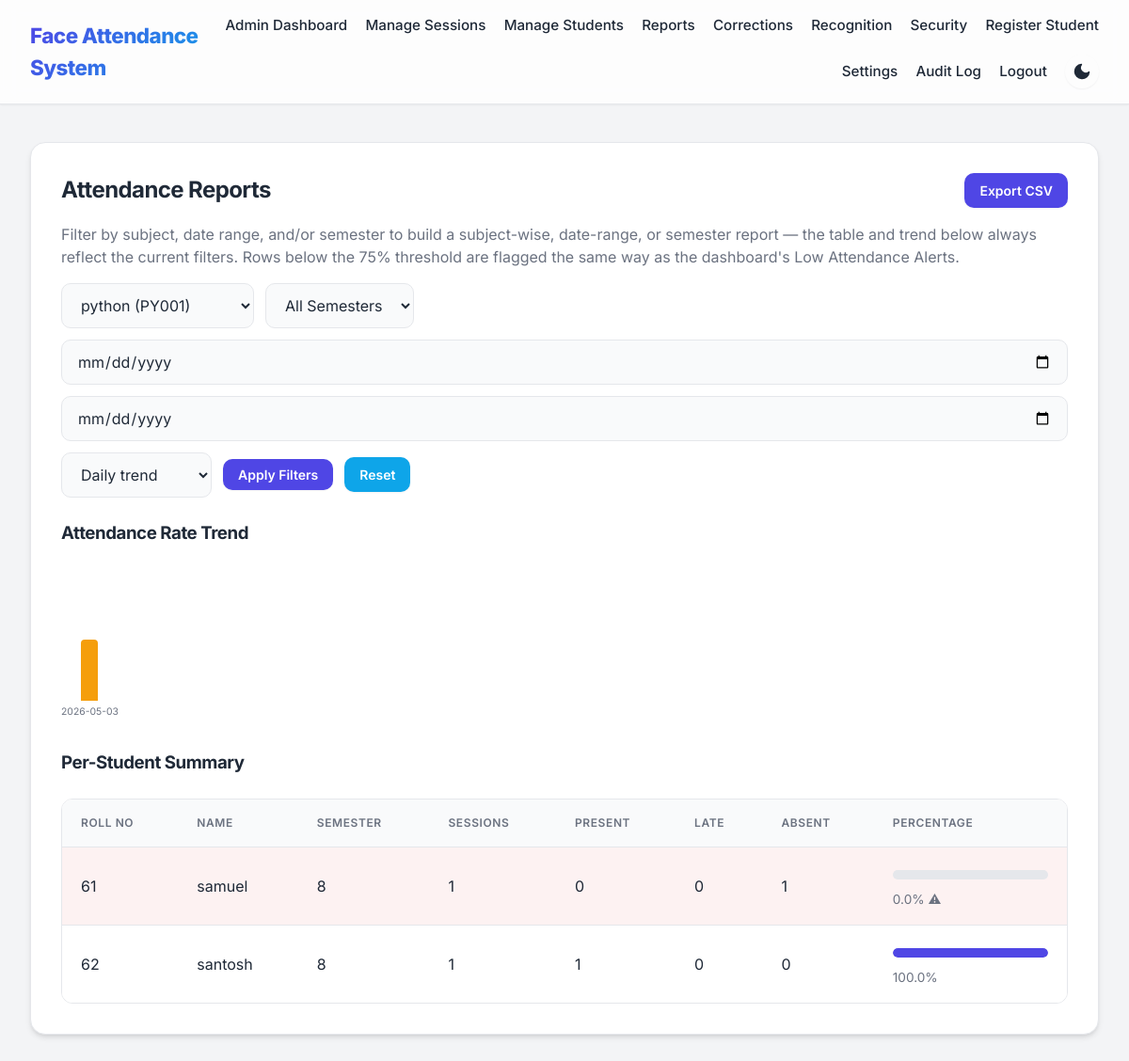
Page /admin/reports?subject_id=3 (signed in) on the committed database.
### tables this page shows
CREATE TABLE students(
        id INTEGER PRIMARY KEY,
        name TEXT,
        roll_no TEXT,
        branch TEXT,
        semester TEXT,
        photo_count INTEGER DEFAULT 0
    , password TEXT, attendance_security_failures INTEGER DEFAULT '0', attendance_locked_until TEXT);

### app.py (the view)
@app.route('/admin/reports')
def admin_reports():
    if not session.get('admin_user'):
        return redirect(url_for('login'))
    subjects = query_db('SELECT * FROM subjects ORDER BY name')
    semesters = [r['semester'] for r in query_db('SELECT DISTINCT semester FROM students WHERE semester IS NOT NULL ORDER BY semester')]
    subject_id = request.args.get('subject_id') or None
    semester = request.args.get('semester') or None
    granularity = request.args.get('granularity', 'day')
    if granularity not in ('day', 'week', 'month'):
        granularity = 'day'
    def _parse_input_date(field):
        raw = request.args.get(field)
        if not raw:
            return None
        try:
            return datetime.strptime(raw, '%Y-%m-%d').date()
        except ValueError:
            return None
    start_date = _parse_input_date('start_date')
    end_date = _parse_input_date('end_date')
    report_rows, trend = _compute_attendance_report(subject_id=subject_id, start_date=start_date, end_date=end_date,
                                                      semester=semester, trend_granularity=granularity)
    return render_template('admin_reports.html', report_rows=report_rows, trend=trend, subjects=subjects,
                            semesters=semesters, threshold=cfg.LOW_ATTENDANCE_THRESHOLD_PERCENT,
                            filters={
                                'subject_id': subject_id, 'semester': semester, 'granularity': granularity,
                                'start_date': request.args.get('start_date', ''), 'end_date': request.args.get('end_date', ''),
                            })

### app.py (called while the page is built, shortened)
@app.before_request
def _assign_request_id():
    inbound = request.headers.get(_REQUEST_ID_HEADER)
    if inbound and 0 < len(inbound) <= _MAX_INBOUND_REQUEST_ID_LEN:
        g.request_id = inbound
    else:
        g.request_id = uuid.uuid4().hex
    g.request_start_time = time.monotonic()

def get_db_connection():
    conn = sqlite3.connect(DATABASE_PATH)
    conn.row_factory = sqlite3.Row
    return conn

def query_db(query, args=(), one=False):
    conn = get_db_connection()
    cursor = conn.execute(query, args)
    rows = cursor.fetchall()
    conn.close()
    return rows[0] if one and rows else rows

def _record_request_metric(endpoint, method, status_code, duration_ms):
    status_class = f'{status_code // 100}xx'
    with _METRICS_LOCK:
        _metrics_http_requests_total[(endpoint or 'unknown', method, status_class)] += 1
        if duration_ms is not None:
            _metrics_http_request_duration_sum[endpoint or 'unknown'] += duration_ms / 1000.0
            _metrics_http_request_duration_count[endpoint or 'unknown'] += 1

def _attendance_counts_as_present(status):
    return status == 'Present' or (status == 'Late' and cfg.LATE_COUNTS_AS_PRESENT)

def _parse_session_date(date_str):
    try:
        return datetime.strptime(date_str, '%d-%m-%Y').date()
    except (ValueError, TypeError):
        return None

@app.before_request
def restrict_access():
    allowed_routes = ['home', 'login', 'student_login', 'student_register', 'static', 'test_image', 'get_active_sessions']
    if request.endpoint in allowed_routes or not request.endpoint:
        return
    if request.path.startswith('/admin/') and session.get('user_type') != 'admin':
        flash('Admin access required', 'error')
        return redirect(url_for('login'))

### logging_config.py (called while the page is built)
    def filter(self, record):
        request_id = None
        if has_request_context():
            request_id = getattr(g, 'request_id', None)
        record.request_id = request_id
        return True

### templates/admin_reports.html (shortened to what this page needs)
{% extends 'base.html' %}
{% block content %}
<div class="card wide-card">
    <div style="display: flex; justify-content: space-between; align-items: center; flex-wrap: wrap; gap: 0.75rem;">
        <h2 style="margin: 0;">Attendance Reports</h2>
        <a href="{{ url_for('export_attendance_report', subject_id=filters.subject_id, semester=filters.semester, start_date=filters.start_date, end_date=filters.end_date) }}" class="button small">Export CSV</a>
    </div>
    <p style="color: var(--muted);">
        Filter by subject, date range, and/or semester to build a subject-wise, date-range, or semester report — the
        table and trend below always reflect the current filters. Rows below the {{ threshold }}% threshold are
        flagged the same way as the dashboard's Low Attendance Alerts.
    </p>
    <form method="get" class="inline-form" style="flex-wrap: wrap; gap: 0.75rem; margin-bottom: 1.5rem;">
        <select name="subject_id">
            {% for subj in subjects %}
            <option value="{{ subj.id }}" {{ 'selected' if filters.subject_id|string == subj.id|string else '' }}>{{ subj.name }} ({{ subj.code }})</option>
            {% endfor %}
        </select>
        <select name="semester">
            <option value="">All Semesters</option>
        </select>
        <input type="date" name="start_date" value="{{ filters.start_date }}" title="Start date">
        <input type="date" name="end_date" value="{{ filters.end_date }}" title="End date">
        <select name="granularity">
            <option value="day" {{ 'selected' if filters.granularity == 'day' else '' }}>Daily trend</option>
        </select>
        <button type="submit" class="button small">Apply Filters</button>
        <a href="{{ url_for('admin_reports') }}" class="button small secondary">Reset</a>
    </form>
    <h3>Attendance Rate Trend</h3>
    {% if trend %}
    <div class="trend-chart">
        {% for point in trend %}
        <div class="trend-bar-wrap" title="{{ point.label }}: {{ point.percentage }}%">
            <div class="trend-bar {% if point.percentage < 50 %}danger{% elif point.percentage < threshold %}warning{% endif %}" style="height: {{ point.percentage }}%;"></div>
            <span class="trend-label">{{ point.label }}</span>
        </div>
        {% endfor %}
    </div>
    {% else %}
    <p>No sessions match these filters.</p>
    {% endif %}
    <h3 style="margin-top: 2rem;">Per-Student Summary</h3>
    {% if report_rows %}
    <div class="table-container" style="overflow-x: auto;">
        <table>
            <thead>
                <tr>
                    <th>Roll No</th>
                    <th>Name</th>
                    <th>Semester</th>
                    <th>Sessions</th>
                    <th>Present</th>
                    <th>Late</th>
                    <th>Absent</th>
                    <th>Percentage</th>
                </tr>
            </thead>
            <tbody>
                {% for row in report_rows %}
                <tr {% if row.below_threshold %}style="background: rgba(220, 38, 38, 0.06);"{% endif %}>
                    <td>{{ row.roll_no }}</td>
                    <td>{{ row.name }}</td>
                    <td>{{ row.semester }}</td>
                    <td>{{ row.total_sessions }}</td>
                    <td>{{ row.present }}</td>
                    <td>{{ row.late }}</td>
                    <td>{{ row.absent }}</td>
                    <td style="min-width: 160px;">
                        <div class="meter" title="{{ row.percentage }}%">
                            <div class="meter-fill {% if row.below_threshold %}danger{% elif row.percentage < 90 %}warning{% endif %}" style="width: {{ row.percentage }}%;"></div>
                        </div>
                        <span style="font-size: 0.85rem; color: var(--muted);">{{ row.percentage }}%{% if row.below_threshold %} ⚠{% endif %}</span>
                    </td>
                </tr>
                {% endfor %}
            </tbody>
        </table>
    </div>
    {% else %}
    <p>No data for the current filters.</p>
    {% endif %}
</div>
{% endblock %}

### static/styles.css (style rules this page uses)
:root { --bg: #f3f4f6; --card: #ffffff; --text: #1f2937; --muted: #6b7280; --primary: #4f46e5; --primary-hover: #4338ca; --accent: #0ea5e9; --accent-hover: #0284c7; --danger: #ef4444; --danger-hover: #dc2626; --border: #e5e7eb; --shadow-sm: 0 1px 2px 0 rgb(0 0 0 / 0.05); --shadow-md: 0 4px 6px -1px rgb(0 0 0 / 0.1), 0 2px 4px -2px rgb(0 0 0 / 0.1); --shadow-lg: 0 10px 15px -3px rgb(0 0 0 / 0.1), 0 4px 6px -4px rgb(0 0 0 / 0.1); --nav-bg: rgba(255, 255, 255, 0.8); --input-bg: #f9fafb; }
* { box-sizing: border-box; }
body { margin: 0; font-family: 'Inter', -apple-system, BlinkMacSystemFont, "Segoe UI", Roboto, Helvetica, Arial, sans-serif; background: var(--bg); color: var(--text); line-height: 1.5; transition: background-color 0.3s ease, color 0.3s ease; }
.card { background: var(--card); border: 1px solid var(--border); border-radius: 16px; padding: 2rem; margin-bottom: 2rem; box-shadow: var(--shadow-md); transition: transform 0.2s ease, box-shadow 0.2s ease; }
.wide-card { width: 100%; }
.card h2, .card h3 { margin-top: 0; margin-bottom: 1.5rem; color: var(--text); font-weight: 700; letter-spacing: -0.025em; }
input, select { width: 100%; padding: 0.75rem 1rem; border: 1px solid var(--border); border-radius: 10px; background: var(--input-bg); color: var(--text); font-family: inherit; font-size: 1rem; transition: border-color 0.2s ease, box-shadow 0.2s ease; }
::placeholder { color: var(--muted); opacity: 0.8; }
button, .button { display: inline-block; border: none; background: var(--primary); color: #ffffff; padding: 0.75rem 1.5rem; border-radius: 10px; cursor: pointer; font-weight: 600; font-size: 1rem; font-family: inherit; text-align: center; text-decoration: none; transition: background-color 0.2s ease, transform 0.1s ease, box-shadow 0.2s ease; box-shadow: var(--shadow-sm); }
.button.secondary { background: var(--accent); }
.button.small { padding: 0.5rem 1rem; font-size: 0.875rem; }
.capture-controls, .session-actions, .inline-form { display: flex; align-items: center; gap: 1rem; flex-wrap: wrap; margin-top: 1rem; }
.table-container { overflow-x: auto; border-radius: 12px; border: 1px solid var(--border); }
table { width: 100%; border-collapse: collapse; background: var(--card); }
table th, table td { padding: 1rem 1.25rem; border-bottom: 1px solid var(--border); text-align: left; }
table th { background: var(--input-bg); font-weight: 600; color: var(--muted); text-transform: uppercase; font-size: 0.75rem; letter-spacing: 0.05em; }
table tr:last-child td { border-bottom: none; }
.inline-form select, .inline-form button { width: auto; margin-top: 0; }
.meter { width: 100%; height: 10px; border-radius: 6px; background: var(--border, #e5e7eb); overflow: hidden; margin: 0.5rem 0; }
.meter-fill { height: 100%; border-radius: 6px; background: var(--primary); transition: width 0.3s ease; }

### templates/admin_reports.html (style rules this page uses)
.trend-chart { display: flex; align-items: flex-end; gap: 0.5rem; height: 160px; padding: 0.5rem 0 0; overflow-x: auto; }
.trend-bar-wrap { display: flex; flex-direction: column; justify-content: flex-end; align-items: center; min-width: 28px; height: 130px; }
.trend-bar { width: 18px; background: #10b981; border-radius: 4px 4px 0 0; min-height: 2px; }
.trend-bar.warning { background: #f59e0b; }
.trend-label { font-size: 0.65rem; color: var(--muted); margin-top: 0.25rem; white-space: nowrap; }

### rows in the picture
students: roll_no "61", name "samuel", semester "8", total_sessions "1", present "0", late "0", absent "1", percentage "0.0"
students: roll_no "62", name "santosh", semester "8", total_sessions "1", present "1", late "0", absent "0", percentage "100.0"

### other values in the picture
{{ threshold }} "75"
{{ point.label }} "2026-05-03"
form field subject_id "python (PY001)"
